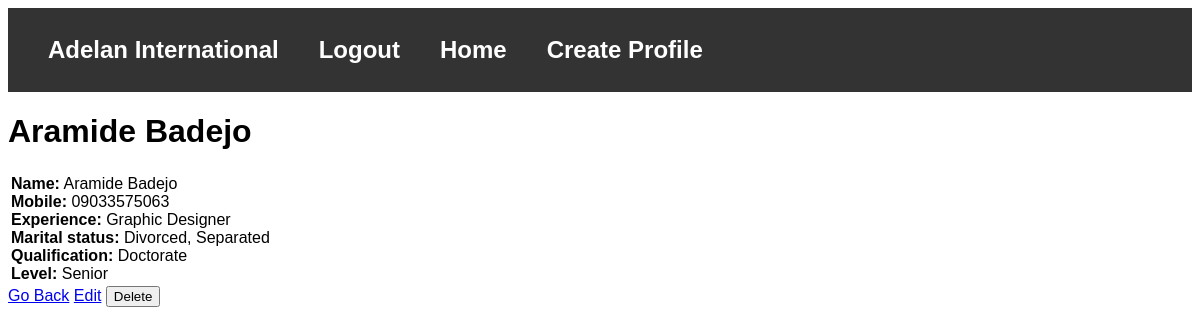
Screenshot of /staff/7 (signed in) with the database file from the repository.
### Staffs/models.py (models this page shows, shortened)
class Staffs_profile(models.Model):
    name = models.CharField(max_length=50, null= False, blank = False)
    mobile = models.CharField(max_length=11, null= False, blank = False)
    levels = models.ManyToManyField('Level')
    qualifications = models.ManyToManyField('Qualification')
    experience = models.CharField(max_length=500, null= False, blank = False)
    marital_status = models.ManyToManyField('Relationship')

class Relationship(models.Model):
    status = models.CharField(max_length=20, null= False, blank = False)

class Qualification(models.Model):
    education = models.CharField(max_length=50, null= False, blank = False)

class Level(models.Model):
    rank = models.CharField(max_length= 30, null= False, blank = False)

### Staffs/views.py (the view)
# urls.py: path('staff/<int:pk>', views.Staffprofile, name = 'staff_profile' ),
@login_required(login_url='login')
def Staffprofile(request,pk):
   staff = Staffs_profile.objects.get(id=pk)
   return render(request, 'profile_page.html', {'staff':staff})

### template/profile_page.html (shortened to what this page needs)
{% extends 'base.html' %}
{% block content %}
    <div class="container">
        <h1>{{ staff.name }}</h1>
        <table>
            <tr>
                <td>
                    <strong>Name:</strong> {{ staff.name }} <br>
                    <strong>Mobile:</strong> {{ staff.mobile }} <br>
                    <strong>Experience:</strong> {{ staff.experience }} <br>
                    <strong>Marital status:</strong>
                    {% if staff.marital_status.all %}
                        {% for marital_status in staff.marital_status.all %}
                            {{ marital_status.status }}{% if not forloop.last %}, {% endif %}
                        {% endfor %}
                    {% else %}
                        No Relationship assigned
                    {% endif %}
                    <br>
                    <strong>Qualification:</strong>
                    {% if staff.qualifications.all %}
                        {% for qualification in staff.qualifications.all %}
                            {{ qualification.education }}{% if not forloop.last %}, {% endif %}
                        {% endfor %}
                    {% else %}
                        No qualification assigned
                    {% endif %}
                    <br>
                    <strong>Level:</strong>
                    {% if staff.levels.all %}
                        {% for level in staff.levels.all %}
                            {{ level.rank }}{% if not forloop.last %}, {% endif %}
                        {% endfor %}
                    {% else %}
                        No level assigned
                    {% endif %}
                </td>
            </tr>
        </table>
        <div class="actions">
            <a href="{% url 'Home' %}" class="btn btn-secondary mb-2">Go Back</a>
            <a href="{% url 'edit' staff.id %}" class="btn btn-success mb-2">Edit</a>
            <form action="{% url 'delete' staff.id %}" method="POST" style="display:inline;">
                <button type="submit" class="btn btn-danger mb-2" onclick="return confirm('Are you sure you want to delete this staff?')">Delete</button>
            </form>
        </div>
    </div>
{% endblock %}

### template/navbar.html (style rules this page uses)
body { font-family: Arial, sans-serif; }

### rows the page displays
Staffs_profile: name "Aramide Badejo", mobile "09033575063", experience "Graphic Designer"
Relationship: status "Divorced"
Relationship: status "Separated"
Qualification: education "Doctorate"
Level: rank "Senior"
